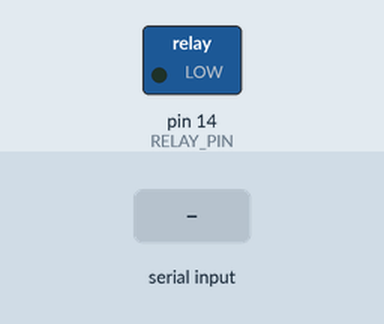
A sketch run on a simulated Arduino Mega 2560, built with avr-gcc and run on an emulated ATmega2560. On the bench: switched loads named in the sketch (green lamp = pin HIGH). Inputs (shaded band) come from the test bench.

Above: at 1.2 s.
1.3 s: "1" received over the second serial link
At 2.2 s:
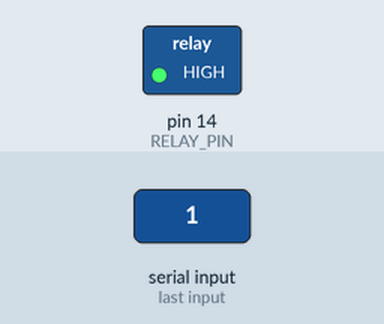
2.8 s: "0" received over the second serial link
At 3.3 s:
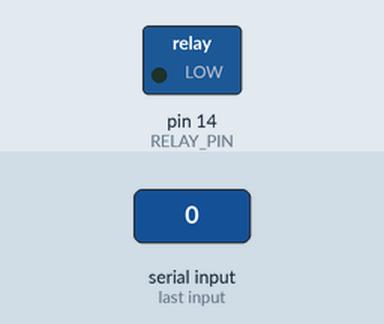
Timing chart, 0 to 5.8 s (numbered marks = the images above; inputs shaded):
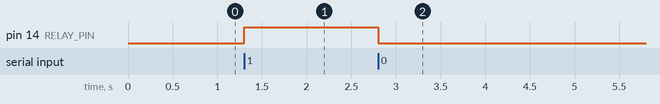

The sketch:

control_relay_via_Flask.ino
```cpp
#define RELAY_PIN 14     // what digital pin we're connected to
int val = 0;

void setup() {
    Serial.begin(9600);
    Serial1.begin(57600);

    pinMode(RELAY_PIN, OUTPUT);
    digitalWrite(RELAY_PIN, 0);
    Serial1.println("JQC-3FF Relay test!");
}

void loop() {
    int c = Serial1.read();
    if (c != -1)
    {
        switch(c)
        {
            case '0':
                digitalWrite(RELAY_PIN, 0);
                Serial1.print("Relay Off! Value: ");
                break;
            case '1':
                digitalWrite(RELAY_PIN, 1);
                Serial1.print("Relay On! Value: ");
                break;
        }
        val = digitalRead(RELAY_PIN);
        Serial1.println(val);
    }
}
```

Measured:
- after the input at 1.3 s, pin 14 (RELAY_PIN): LOW → HIGH at once
- after the input at 2.8 s, pin 14 (RELAY_PIN): HIGH → LOW at once
